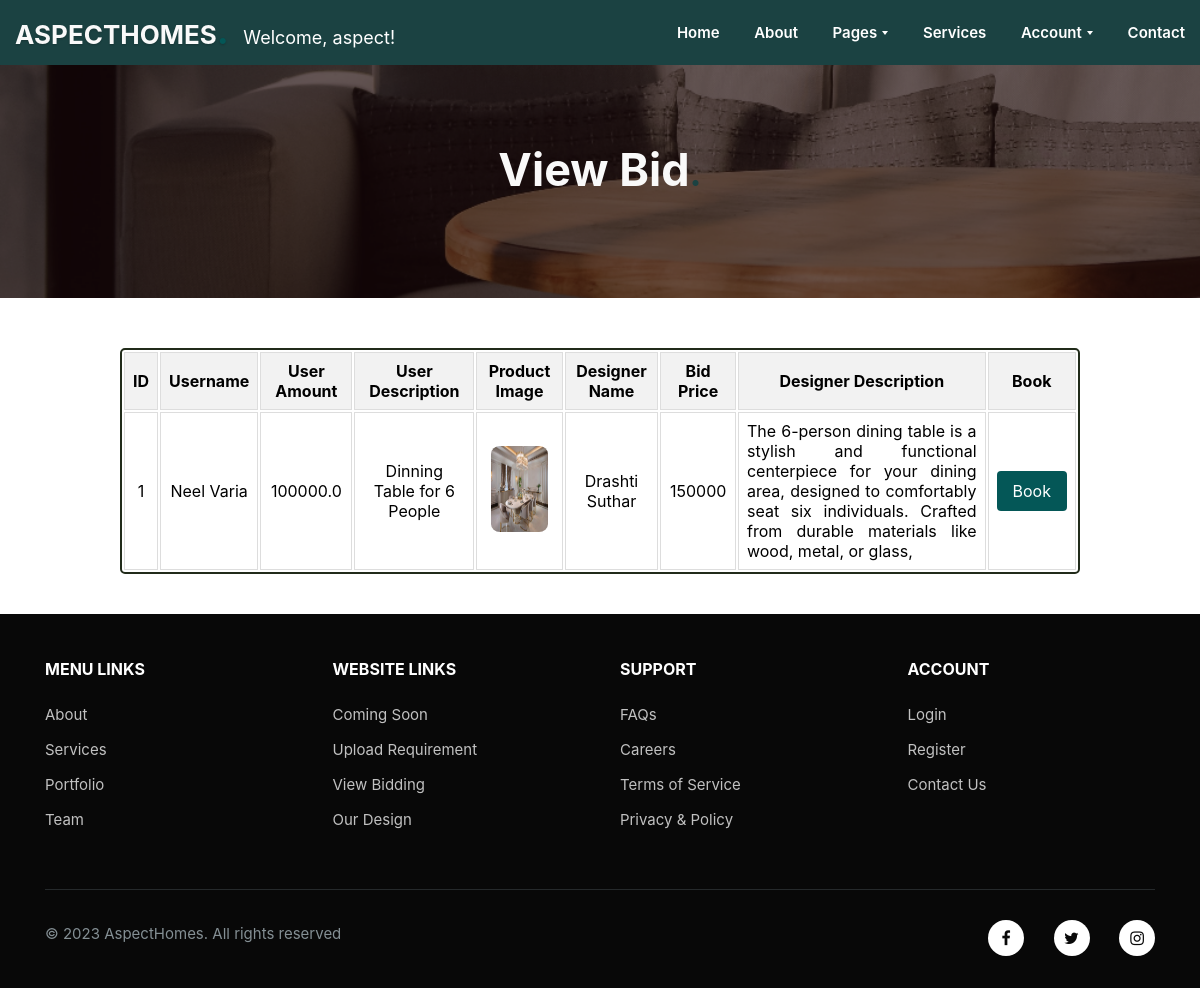
Page /viewbidding/ (signed in) on the committed database.
### aspecthomesapp/models.py (models this page shows, shortened)
class bidding(models.Model):
    u_id = models.ForeignKey(user,on_delete=models.CASCADE)
    requirementid = models.ForeignKey(requirement,on_delete=models.CASCADE,null=True)
    bidamount = models.BigIntegerField()
    desc = models.TextField()
    date = models.TimeField(auto_now=True)
    class Meta:
        verbose_name = 'bidding'
        verbose_name_plural = 'Bidding'

class requirement(models.Model):
    u_id = models.ForeignKey(user,on_delete=models.CASCADE)
    preferredstyle = models.ImageField(upload_to='userstyleimage')
    description = models.TextField()
    submittime = models.TimeField(auto_now=True)
    budget = models.FloatField()
    virtual = models.ImageField(upload_to='360userimages',null=True)
    def admin_photo(self):
        return mark_safe('<img src="{}" width="100"/>'.format(self.preferredstyle.url))
    admin_photo.allows_tags = True
    def admin_virtual(self):
        return mark_safe('<img src="{}" width="100"/>'.format(self.virtual.url))
    admin_virtual.allows_tags = True
    class Meta:
        verbose_name='requirement'
        verbose_name_plural = 'Requirement'

class user(models.Model):
    username = models.CharField(max_length=50)
    email = models.EmailField()
    password = models.CharField(max_length=20)
    confirmpassword = models.CharField(max_length=20)
    role = models.CharField(max_length=30,choices=role)
    class Meta:
        verbose_name='user'
        verbose_name_plural = 'User'
    def __str__(self):
        return self.username

### aspecthomesapp/views.py (the view)
# urls.py: path('viewbidding/',views.viewbidding,name="viewbidding"),
def viewbidding(request):
    userid = request.session['log_id']
    data = requirement.objects.filter(u_id=userid).values('id')
    biddata=bidding.objects.filter(requirementid__in=data)
    context = {
        "reqdata":biddata
    }
    return render(request,"viewbid.html",context)

### aspecthomesapp/templates/viewbid.html (shortened to what this page needs)
{% load static %}
{%include 'nav.html'%}
<section class="w3l-inner-page-main">
    <div class="inner-hyv-page">
        <div class="wrapper">
             <h2 class="hny-title text-center">View Bid<span class="sub-dot">.</sub></h2>
        </div>
    </div>
</section>
</head>
<body>
    <section>
        <div class="container">
            <div class="table-responsive">
                <table class="table text-center">
                    <thead>
                        <tr>
                            <th>ID</th>
                            <th>Username</th>
                            <th>User Amount</th>
                            <th>User Description</th>
                            <th>Product Image</th>
                            <th>Designer Name</th>
                            <th>Bid Price</th>
                            <th>Designer Description</th>
                            <th colspan="1">Book</th>
                        </tr>
                    </thead>
                        {%for i in reqdata%}
                        <tr>
                            <td>{{i.id}}</td>
                            <td>{{i.requirementid.u_id}}</td>
                            <td>{{i.requirementid.budget}}</td>
                            <td >{{i.requirementid.description}}</td>
                            <td><img src="/media/{{i.requirementid.preferredstyle}}" alt="image" onclick="open360Viewer('/media/{{ i.requirementid.preferredstyle }}')"></td>
                            <td>{{i.u_id}}</td>
                            <td>{{i.bidamount}}</td>
                            <td style="text-align: justify;">{{i.desc}}</td>
                            <td><a href="/booking/{{ i.id }}" class="btn btn-success">Book</a></td>
                        </tr>
                        {%endfor%}
                </table>
            </div>
        </div>
    </section>
    {% include 'footer.html' %}
</body>
</html>

### aspecthomesapp/templates/nav.html (shortened to what this page needs)
{% load static  %}
<!DOCTYPE html>
<html lang="en">
  <head>
    <link rel="stylesheet" type="text/css" href="{% static 'assets/css/style-freedom.css' %}">
  </head>
  <body>
<body>
<section class="w3l-header-4 mobile-header">
    <header id="headers4-block">
        <div class="wrapper-full">
            <div class="d-grid nav-mobile-block header-align">
                <div class="logo">
                    <a class="brand-logo" href="/index">AspectHomes<label class="log-w">.</label></a>
					<span class="company-name">Welcome, {{ request.session.log_username }}!</span>
				</div>
                <nav class="col-9 ml-5">
                    <ul class="menu">
                        <li><a href="/index">Home</a></li>
                        <li><a href="/about">About</a></li>
                        <li>
                            <a href="">Pages <span class="angle-dropdown" aria-hidden="true"></span></a>
                        </li>
                        <li><a href="/service">Services</a></li>
                        <li class="subhny-li">
                            <a href="">Account <span class="angle-dropdown" aria-hidden="true"></span></a>
                        </li>
                        <li><a href="/contact">Contact</a></li>
                    </ul>
                </nav>
            </div>
        </div>
    </header>
</section>
</body>
</html>

### aspecthomesapp/templates/footer.html (shortened to what this page needs)
{% load static  %}
<!DOCTYPE html>
<html lang="en">
    <footer>
        <section class="w3l-footer-28-main">
            <div class="footer-28 section-gap1">
                <div class="wrapper">
                    <div class="d-grid grid-col-4 footer-top-28">
                        <div class="footer-list-28">
                            <h6 class="footer-title-28">Menu Links</h6>
                            <ul>
                                <li><a href="/about">About</a></li>
                                <li><a href="/service">Services</a></li>
                                <li><a href="portfolio.html">Portfolio</a></li>
                                <li><a href="team.html">Team</a></li>
                            </ul>
                        </div>
                        <div class="footer-list-28">
                            <ul>
                                <h6 class="footer-title-28">Website Links</h6>
                                <li><a href="coming-soon.html">Coming Soon</a></li>
                                <li><a href="/bid">Upload Requirement</a></li>
                                <li><a href="/viewbidding">View Bidding</a></li>
                                <li><a href="/gallery">Our Design</a></li>
                            </ul>
                        </div>
                        <div class="footer-list-28">
                            <ul>
                                <h6 class="footer-title-28">Support</h6>
                                <li><a href="/faq">FAQs</a></li>
                                <li><a href="#">Careers</a></li>
                                <li><a href="/termsservice">Terms of Service</a></li>
                                <li><a href="#">Privacy & Policy</a></li>
                            </ul>
                        </div>
                        <div class="footer-list-28">
                            <ul>
                                <h6 class="footer-title-28">Account</h6>
                                <li><a href="/login">Login</a></li>
                                <li><a href="/signup">Register</a></li>
                                <li><a href="/contact">Contact Us</a></li>
                            </ul>
                        </div>
                    </div>
                    <div class="midd-footer-28 grid-col-2">
                        <div class="copy-right">
                            <p class="copy-footer-28">&copy; 2023 AspectHomes. All rights reserved</p>
                        </div>
                        <div class="main-social-footer-28">
                            <a class="facebook" href="#"><span class="fa fa-facebook" aria-hidden="true"></span></a>
                            <a class="twitter" href="#"><span class="fa fa-twitter"aria-hidden="true"></span></a>
                            <a class="instagram" href="#"><span class="fa fa-instagram"aria-hidden="true"></span></a>
                        </div>
                    </div>
                </div>
            </div>
        </section>
    </footer>
</body>
</html>

### aspecthomesapp/templates/viewbid.html (style rules this page uses)
* { box-sizing: border-box; font-family: -apple-system, BlinkMacSystemFont, "Segoe UI", Roboto, Oxygen-Sans, Ubuntu, Cantarell, "Helvetica Neue", sans-serif; }
table { background-color: white; width: 70%; border: solid rgb(33, 43, 26) 2px; border-radius: 5px; margin-top: 50px; margin-left: 15%; margin-bottom: 40px; }
th, td { border: 1px solid #ddd; padding: 8px; text-align: center; }
th { background-color: #f2f2f2; }
img { max-width: 100%; height: 100px; cursor: pointer; }
.btn { display: inline-block; padding: 10px 16px; text-align: center; text-decoration: none; background-color: #007bff; color: #fff; border-radius: 4px; cursor: pointer; white-space: nowrap; }
.btn-success { background-color: #045757; }
@media screen and (max-width: 1200px) { table { width: 80%; margin-left: 10%; } }

### rows in the picture
bidding: id "1", requirementid.u_id "Neel Varia", requirementid.budget "100000.0", requirementid.description "Dinning Table for 6 People", requirementid.preferredstyle (picture), u_id "Drashti Suthar", bidamount "150000", desc "The 6-person dining table is a stylish and functional centerpiece for your dining area, designed to comfortably seat six individuals. Crafted from durable materials like wood, metal, or glass,"

### other values in the picture
{{ request.session.log_username }} "aspect"
